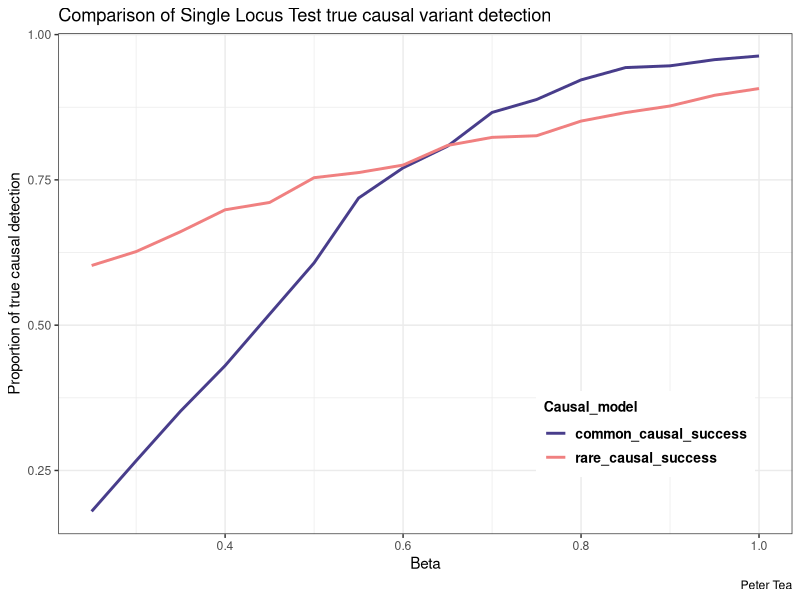

Write the R code that produced this figure. (Note: this script raises an error after producing the figure.)
#-----||-----||-----||-----||-----||-----||-----||-----||-----||-----||-----||-----||-----#
#-----||-----||-----||-----|| Pilot Study Data Analysis||-----||-----||-----||-----||-----#
#-----||-----||-----||-----||-----||-----||-----||-----||-----||-----||-----||-----||-----#


#-----||-----||-----||-----||-----||-----||-----||-----||-----||-----||-----||-----||-----#
#-----||-----||-----||-----||-----||-----||-----||-----||-----||-----||-----||-----||-----#
#-----||-----|| Episode 1: Determine the proportion of times the actual     ||-----||-----#
#-----||-----|| causal site matches with the most statistically significant ||-----||-----#
#-----||-----|| SNP site chosen for the SLT test. Compare this proportion   ||-----||-----#
#-----||-----|| across all beta values used in phenotype simulation.        ||-----||-----#
#-----||-----||-----||-----||-----||-----||-----||-----||-----||-----||-----||-----||-----#
#-----||-----||-----||-----||-----||-----||-----||-----||-----||-----||-----||-----||-----#

#Read in the data:

setwd("C:/Users/Peter/Documents/Uottawa/2018 - 2019 Honour's project/Cluster files/Final codes/Genetic-Association-Methodology-Research/Power pilot study/Final Results")

Actual_common_causal = read.table("Aggregate_Actual_common_causal_vector.txt")
Actual_rare_causal = read.table("Aggregate_Actual_rare_causal_table.txt")


Chosen_common_causal = scan("Aggregate_Chosen_common_causal.txt")
df1 <- matrix(Chosen_common_causal, nrow=length(Chosen_common_causal)/16, ncol=16, byrow=TRUE)


Chosen_rare_causal = scan("Aggregate_Chosen_rare_causal.txt")
df2 <- matrix(Chosen_rare_causal, nrow=length(Chosen_rare_causal)/16, ncol=16, byrow=TRUE)


Beta = seq(from=0.25, to = 1, by = 0.05)
mynames = as.character(Beta)
colnames(df1) = mynames
colnames(df2) = mynames

#All data should have the same number of rows
nrow(Actual_common_causal)
nrow(Actual_rare_causal)
nrow(df1)
nrow(df2)

n = nrow(df2)

#-----||-----||-----||-----||-----||-----||-----||-----||-----||-----||-----||-----||-----||-----#
#-----||-----||-----|| Goal: Count the Number of times the chosen common    ||-----||-----||-----#
#-----||-----||-----||  causal SNP matches the Actual common causal SNP.    ||-----||-----||-----#
#-----||-----||-----||  Do this across all 16 Beta values.                  ||-----||-----||-----#
#-----||-----||-----||-----||-----||-----||-----||-----||-----||-----||-----||-----||-----||-----#

#Let's create a matrix of True and Falses to see if the causal alleles match.
P1_results=matrix(nrow=1, ncol=16)
for (i in 1:n){
  real_common_causal = Actual_common_causal[i,1]
  to_test = df1[i,]
  results = (to_test == real_common_causal)
  P1_results = rbind(P1_results, results)
  
}

#First row is full of NAs (just due to the nature of how I initialized the matrix)
P1_results = P1_results[-1,]

#Check now
head(P1_results)

#Change Row names
row_name = paste("Iteration", 1:n, sep = " ")
rownames(P1_results) = row_name

common_causal_success = colSums(P1_results)/n
names(common_causal_success) = mynames



#-----||-----||-----||-----||-----||-----||-----||-----||-----||-----||-----||-----||-----||-----#
#-----||-----||-----|| Goal: Count the Number of times the chosen rare      ||-----||-----||-----#
#-----||-----||-----||  causal SNP matches one of the 10 Actual common      ||-----||-----||-----#
#-----||-----||-----||  causal SNP. Do this across all 16 Beta values.      ||-----||-----||-----#
#-----||-----||-----||-----||-----||-----||-----||-----||-----||-----||-----||-----||-----||-----#
P2_results=matrix(nrow=1, ncol=16)
for (i in 1:n){
  real_actual_causal_vector = Actual_rare_causal[i,]
  to_test = df2[i,]
  
  #returns a TRUE element if the chosen rare causal is in the vector of actual rare causals.
  results = (to_test %in% real_actual_causal_vector)
  P2_results = rbind(P2_results, results)
}

#First row is full of NAs (just due to the nature of how I initialized the matrix)
P2_results = P2_results[-1,]

#Checks:
head(P2_results) 
nrow(P2_results)


rownames(P2_results) = row_name

rare_causal_success = colSums(P2_results)/n
names(rare_causal_success) = mynames
rare_causal_success


#####
# --> Produce plots
common_causal_success
rare_causal_success
myresults_part1 = cbind(Beta, common_causal_success, rare_causal_success)



library(reshape2)
Melted_myresults_part1 = melt(myresults_part1, id.var='Beta')
colnames(Melted_myresults_part1) = c("Beta","Causal_model", "True_detection_rate" )
Melted_myresults_part1 = Melted_myresults_part1[-c(1:16),]

library(ggplot2)
myplot1 = ggplot(data = Melted_myresults_part1,
       aes(x = Beta, y = True_detection_rate, col=Causal_model)) + 
  geom_line(size = 1) + 
  scale_color_manual(values=c("#483D8B", "#F08080"))+
  labs(x= "Beta",
       y = "Proportion of true causal detection",
       title = "Comparison of Single Locus Test true causal variant detection",
       caption = "Peter Tea")+
  theme_bw() +
  theme(legend.title = element_text(size=10, 
                                     face="bold"),
        legend.text = element_text(size=10, 
                                   face="bold"),
    legend.position = c(0.8, 0.2)) 

myplot1

#-----||-----||-----||-----||-----||-----||-----||-----||-----||-----||-----||-----||-----#
#-----||-----||-----||-----||-----||-----||-----||-----||-----||-----||-----||-----||-----#
#-----||-----|| Episode 2: Count the proportion of SLT p-values that are    ||-----||-----#
#-----||-----||  statistically significant (i.e. p-value below 0.05).       ||-----||-----#
#-----||-----||  Do this for both phenotypes across all different beta      ||-----||-----#
#-----||-----||  values.                                                    ||-----||-----#
#-----||-----||-----||-----||-----||-----||-----||-----||-----||-----||-----||-----||-----#
#-----||-----||-----||-----||-----||-----||-----||-----||-----||-----||-----||-----||-----#

#Phenotype 1 Results:

#First, read in the data...

P1_pvalues = read.table("Aggregate_Pheno1Results.txt")

#Remove NA values...
P1_pvalues = P1_pvalues[complete.cases(P1_pvalues),]
nrow(P1_pvalues)

#Create matrix that checks for each element if the p-value is statisticcally significant.
P1_pvalues_which_significant = (P1_pvalues[,-c(1,2)] < 0.05) 
rownames(P1_pvalues_which_significant) = row_name
colnames(P1_pvalues_which_significant) = mynames

P1_success = colSums(P1_pvalues_which_significant)/n
names(P1_success) = mynames
P1_success



#Phenotype 2 Results:

#First, read in the data...

P2_pvalues = read.table("Aggregate_Pheno2Results.txt")

#Remove NA values...
P2_pvalues = P2_pvalues[complete.cases(P2_pvalues),]
nrow(P2_pvalues)

#Create matrix that checks for each element if the p-value is statisticcally significant.
P2_pvalues_which_significant = (P2_pvalues[,-c(1,2)] < 0.05) 
rownames(P2_pvalues_which_significant) = row_name
colnames(P2_pvalues_which_significant) = mynames

P2_success = colSums(P2_pvalues_which_significant)/n
names(P2_success) = mynames
P2_success


###
# --> Let's create some plots

myresults_part2 = cbind(Beta, P1_success, P2_success)



library(reshape2)
Melted_myresults_part2 = melt(myresults_part2, id.var='Beta')
colnames(Melted_myresults_part2) = c("Beta","Phenotype model", "Sensitivity" )
Melted_myresults_part2 = Melted_myresults_part2[-c(1:16),]

library(ggplot2)
myplot2 = ggplot(data = Melted_myresults_part2,
                 aes(x = Beta, y = Sensitivity, col= Phenotype_model)) + 
  geom_line(size = 1) + 
  scale_color_manual(values=c("#483D8B", "#F08080"))+
  labs(x= "Beta",
       y = "Sensitivity",
       title = "Comparison of Sensitivities of the Single Locus Test under varying phenotype-genotype association strengths",
       caption = "Peter Tea")+
  theme_bw() +
  theme(legend.title = element_text(size=10, 
                                    face="bold"),
        legend.text = element_text(size=10, 
                                   face="bold"),
        legend.position = c(0.82, 0.18)) 

myplot2
